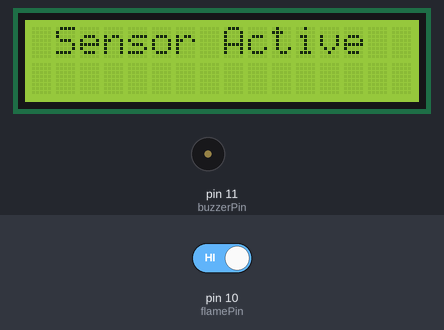
The sketch below on a simulated Arduino Uno, built with avr-gcc and run on an emulated ATmega328P. On the bench: 16×2 character LCD, buzzer (waves = sounding, pin HIGH). Inputs (shaded band) come from the test bench; at power-on: pin 10 (flamePin) HIGH. What the sketch prints to the serial monitor is not drawn.

Above: at 8.6 s.
At 11.2 s:
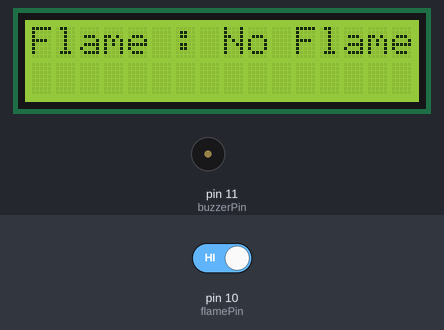
11.3 s: pin 10 (flamePin) driven LOW
At 11.75 s:
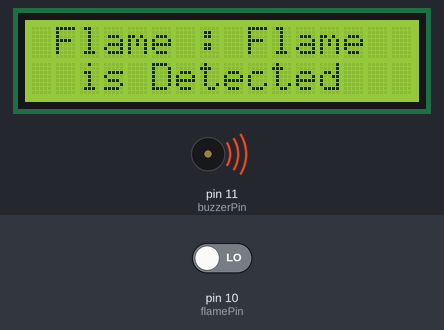
13.4 s: pin 10 (flamePin) driven HIGH
At 13.58 s:
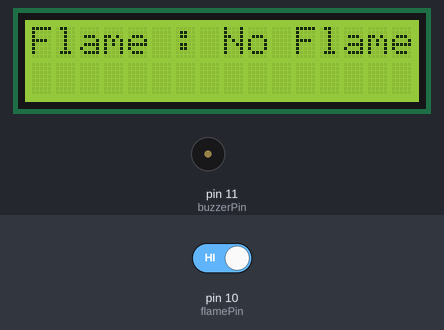
Timing chart, 0 to 16.4 s (numbered marks = the images above; inputs shaded):
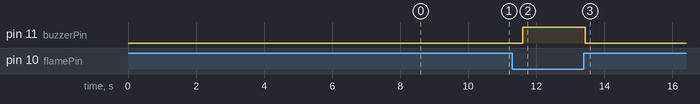

The sketch:

flame_sensor.ino
```cpp
#include <LiquidCrystal.h>
LiquidCrystal lcd(2, 3, 4, 5, 6, 7);

#define flamePin 10
#define buzzerPin 11


void setup() {
 Serial.begin(9600);
 lcd.begin(16, 2);

 pinMode(buzzerPin,OUTPUT);
 pinMode(flamePin,INPUT);

  lcd.setCursor(0, 0);
  lcd.print("Calibrating");
    for(int i = 0; i <15; i++){
      if (i==4)
      {
         lcd.setCursor(0, 1);
         lcd.print(".");
        }
       else  lcd.print(".");
      delay(500);
      }
    lcd.setCursor(11, 1);
    lcd.print("Done");
    delay(1000);
    lcd.clear();
    lcd.setCursor(1, 0);
    lcd.print("Sensor Active");
    delay(1500);
    lcd.clear();

}

void loop() {

int Flame = digitalRead(flamePin);

  if (Flame == LOW)
  {
     digitalWrite(buzzerPin,HIGH);
     lcd.setCursor(0, 0);
     lcd.print(" Flame : ");
     lcd.print("Flame");
     lcd.setCursor(0, 1);
     lcd.print("  is Detected");
     Serial.print(Flame);
     Serial.print("\t");
     Serial.print("Flame is Detected");
  }
  else if (Flame == HIGH)
  {
     digitalWrite(buzzerPin,LOW);
     lcd.setCursor(0, 0);
     lcd.print("Flame : ");
     lcd.print("No Flame");
     Serial.print(Flame);
     Serial.print("\t");
     Serial.println("No Flame");
  }

  delay(300);
  lcd.clear();
}
```

Measured:
- after the input at 11.3 s, pin 11 (buzzerPin): LOW → HIGH after 0.30 s; the display: first differs from a run without the input after 0.30 s (image 2)
- after the input at 13.4 s, pin 11 (buzzerPin): HIGH → LOW at once; the display: first differs from a run without the input at once (image 3)
- what the display in image 0 shows lasts 1.5 s, from 8.6 s to 10.1 s
